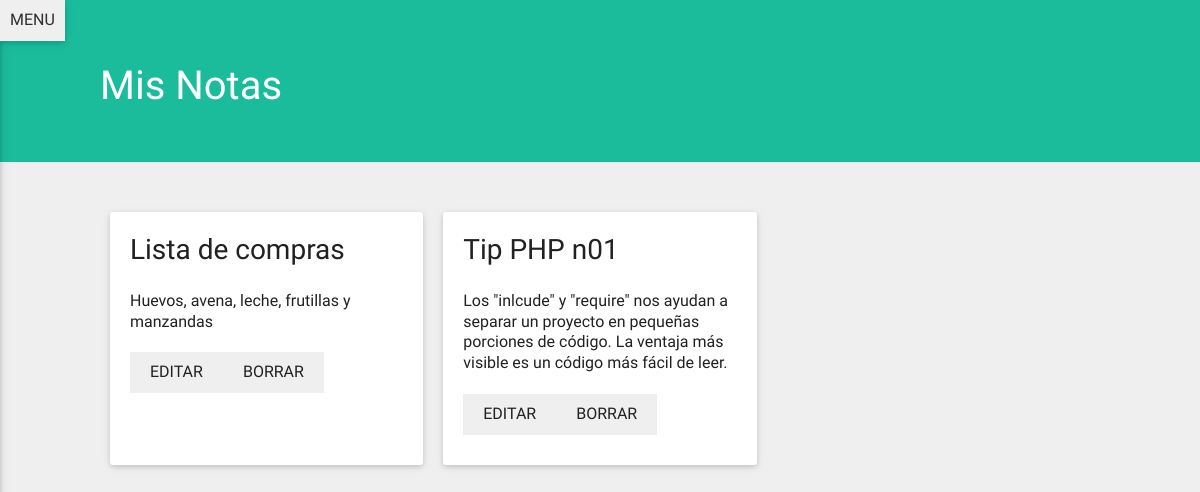
/mis_notas.php (signed in), run on an earlier commit of the app's database.
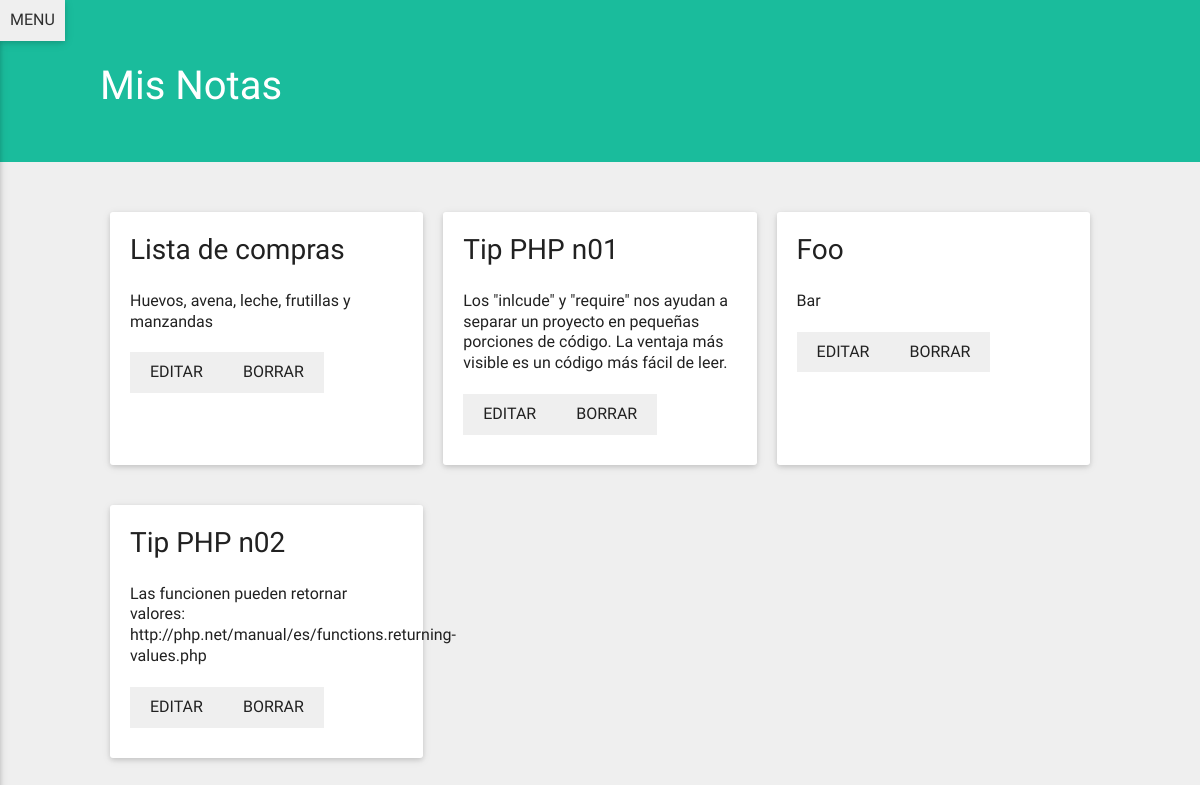
And on a later commit of the database.
### tables this page shows
CREATE TABLE `notas` (
  `nota_ID` int(20) NOT NULL AUTO_INCREMENT,
  `user_ID` int(20) NOT NULL,
  `nota_titulo` text NOT NULL,
  `nota_contenido` longtext,
  `nota_privacidad` varchar(45) DEFAULT 'publica',
  PRIMARY KEY (`nota_ID`)
);

### DB/DB_conexion.php (called while the page is built, shortened)
<?php
function conectar_Base_de_Datos() {
  $mysql_hostname = "localhost";
  $mysql_user = "root";
  $mysql_password = "";
  $database_name = "mis_notas_app";
  $conexion =  mysqli_connect( $mysql_hostname, $mysql_user, $mysql_password, $database_name );
  mysqli_set_charset( $conexion, "utf8" );
  if ( mysqli_connect_errno() ) {
    echo "No se pudo conectar a la Base de Datos.";
    echo "MySQL Error: ". mysqli_connect_error();
  } else {
    return $conexion;
  }
}
function leer_datos( $sql ) {
  $conexion = conectar_Base_de_Datos();
  $resultado = mysqli_query( $conexion, $sql );
  $resultado_final = array();
  while ( $row = mysqli_fetch_assoc( $resultado ) )
  {
    array_push( $resultado_final, $row );
  }
  return $resultado_final;
}

### DB/DB_funciones_notas.php (called while the page is built, shortened)
<?php
function traer_notas_user( $user_ID ) {
  return leer_datos( "SELECT * FROM notas WHERE user_ID=$user_ID;" );
}

### _common.php (called while the page is built, shortened)
<?php
  include 'DB/DB_conexion.php';
  include 'DB/DB_funciones_notas.php';
  function mas_de_una_nota($notas) {
    if ( isset($notas[0]) ) {
      return true;
    } else {
      return false;
    }
  }

### mis_notas.php (the view, shortened to what this page needs)
<?php
  include '_common.php';
?>
<!DOCTYPE html>
<html>
  <?php include 'modulos/_head.php' ?>
<body>
  <?php include 'modulos/_menu.php' ?>
  <main class="g--10 g-m--12 m--2 m-m--0 no-margin-vertical">
    <header class="container--wrap">
      <h1 class="m--1 g--4 g-s--12">Mis Notas</h1>
    </header>
    <div class="g--10 m--1 container container--wrap--s">
      <?php
        $notas = traer_notas_user( $_SESSION['user_ID'] );
        $html = '';
        if ( mas_de_una_nota($notas) ) {
          foreach ( $notas as $nota ) {
            $html .='<div class="g--4 g-s--12 fade-in-from-top card">';
            $html .='<h3>'. $nota['nota_titulo'] .'</h3>';
            $html .='<p>'. $nota['nota_contenido'] .'</p>';
            $html .='<a class="btn--flat" href="notas_editar.php?nota_ID='. $nota['nota_ID'] .'">Editar</a>';
            $html .='<a class="btn--flat" href="notas_eliminar.php?nota_ID='. $nota['nota_ID'] .'">Borrar</a>';
            $html .='</div>';
          }
        }
        echo $html;
      ?>
    </div>
  </main>
</body>

What changed in the data, as far as the page shows it:
now on this page (row edited): notas: nota_titulo "Foo", nota_contenido "Bar"
added notas: nota_titulo "Tip PHP n02", nota_contenido "Las funcionen pueden retornar valores: http://php.net/manual/es/functions.returning-values.php"
